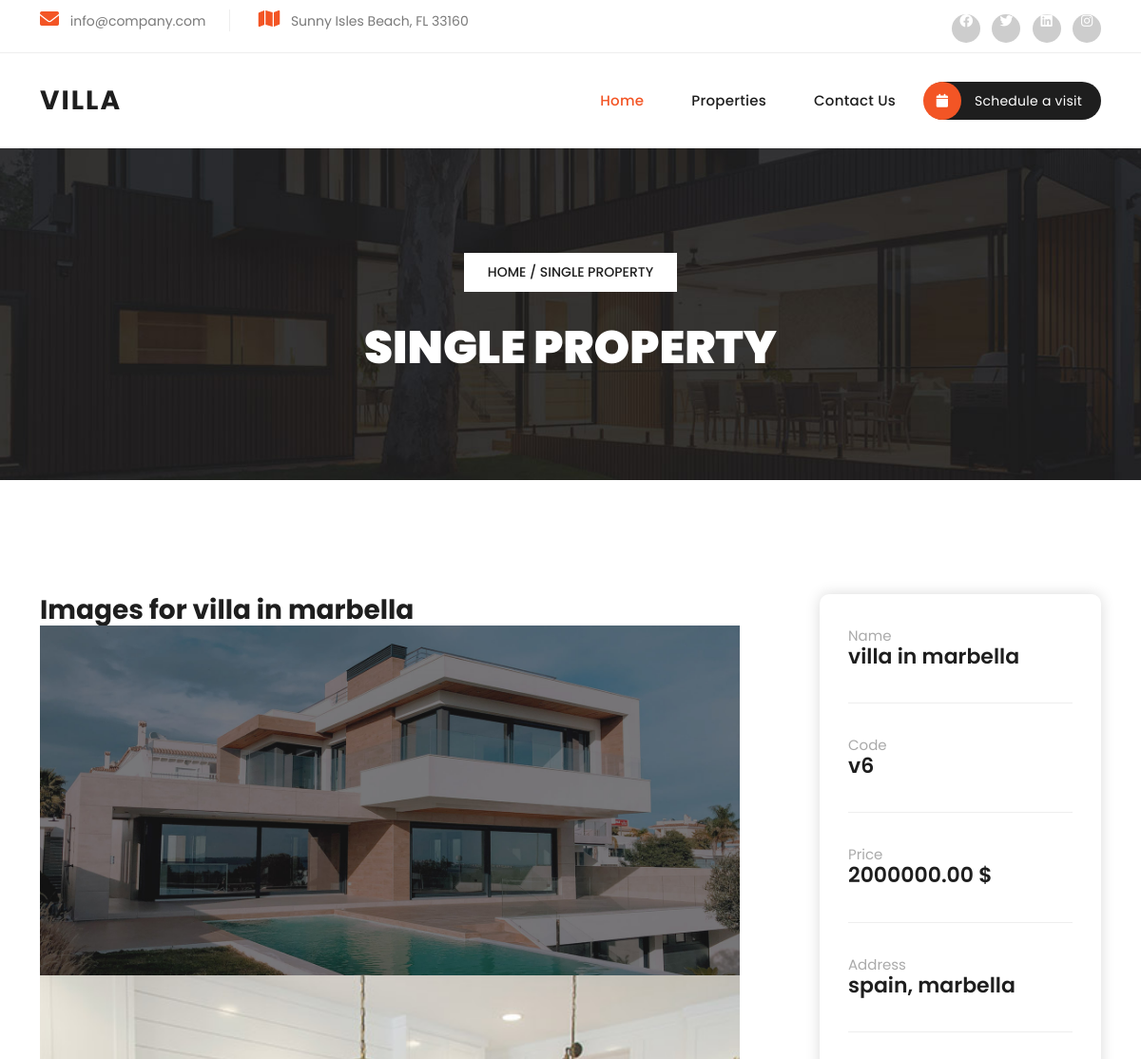
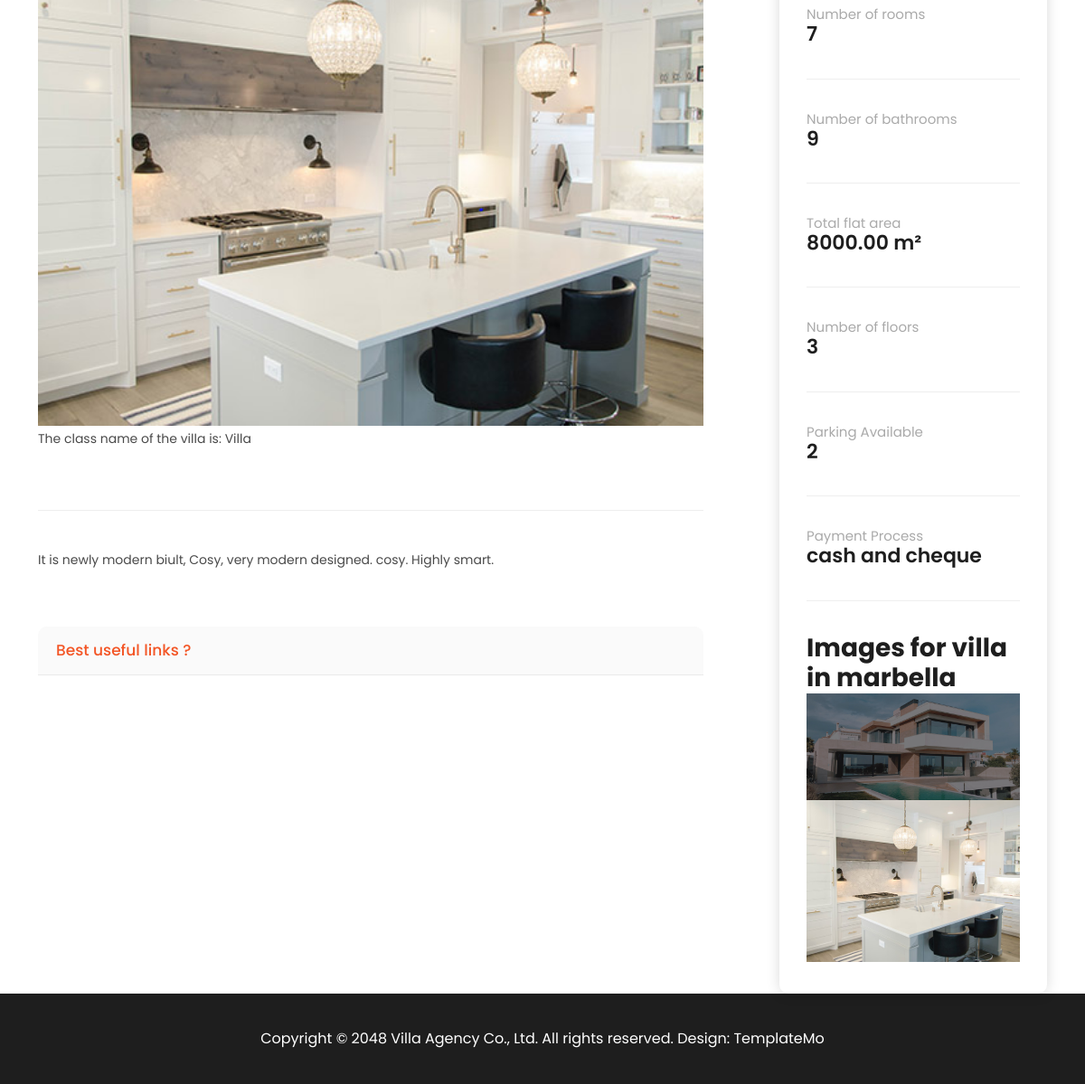
Page /property-details/villa/1/ on the committed database (2 pictures, top to bottom).
### property/models.py (models this page shows, shortened)
class Villa(models.Model):
    name = models.CharField(max_length=200)
    code = models.CharField(max_length=100, unique=True, null=True)  # Make it nullable temporarily
    price = models.DecimalField(max_digits=10, decimal_places=2)
    location = models.CharField(max_length=200)
    bedrooms = models.IntegerField()
    bathrooms = models.IntegerField()
    area = models.DecimalField(max_digits=6, decimal_places=2)  # in m2
    floor = models.IntegerField()
    parking = models.IntegerField()
    description = models.CharField(max_length=255, null=True, blank=True)
    payment_process = models.CharField(max_length=255, null=True, blank=True)

class PropertyImage(models.Model):
    villa = models.ForeignKey(Villa, related_name='images', null=True, blank=True, on_delete=models.CASCADE)
    apartment = models.ForeignKey(Apartment, related_name='images', null=True, blank=True, on_delete=models.CASCADE)
    penthouse = models.ForeignKey(Penthouse, related_name='images', null=True, blank=True, on_delete=models.CASCADE)
    image = models.ImageField(upload_to='property_images/')

### property/views.py (the view)
# urls.py: path('property-details/<str:property_type>/<int:property_id>/', views.property_details,name='property_details'),
def property_details(request, property_type, property_id):
    property_type = property_type.lower()
    if property_type == 'villa':
        property_obj = get_object_or_404(Villa, id=property_id)
        images = property_obj.images.all()  # Fetch images for the villa
    elif property_type == 'apartment':
        property_obj = get_object_or_404(Apartment, id=property_id)
        images = property_obj.images.all()  # Fetch images for the apartment
    elif property_type == 'penthouse':
        property_obj = get_object_or_404(Penthouse, id=property_id)
        images = property_obj.images.all()  # Fetch images for the penthouse
    else:
        return render(request, '404.html', {'error': 'Property type not found'})
    class_name = property_obj.__class__.__name__
    return render(request, 'property-details.html', {
        'property': property_obj,
        'class_name': class_name,
        'images': images
    })

### property/templates/property-details.html (shortened to what this page needs)
{% load static %}
<html lang="en">
  <head>
    <link href="{% static 'vendor/bootstrap/css/bootstrap.min.css' %}" rel="stylesheet">
    <link rel="stylesheet" href="{% static 'assets/css/fontawesome.css' %}">
    <link rel="stylesheet" href="{% static 'assets/css/templatemo-villa-agency.css' %}">
    <link rel="stylesheet" href="{% static 'assets/css/owl.css' %}">
    <link rel="stylesheet" href="{% static 'assets/css/animate.css' %}">
    <link rel="stylesheet"href="https://unpkg.com/swiper@7/swiper-bundle.min.css"/>
  </head>
<body>
  <div class="sub-header">
    <div class="container">
      <div class="row">
        <div class="col-lg-8 col-md-8">
          <ul class="info">
            <li><i class="fa fa-envelope"></i> info@company.com</li>
            <li><i class="fa fa-map"></i> Sunny Isles Beach, FL 33160</li>
          </ul>
        </div>
        <div class="col-lg-4 col-md-4">
          <ul class="social-links">
            <li><a href="#"><i class="fab fa-facebook"></i></a></li>
            <li><a href="https://x.com/minthu" target="_blank"><i class="fab fa-twitter"></i></a></li>
            <li><a href="#"><i class="fab fa-linkedin"></i></a></li>
            <li><a href="#"><i class="fab fa-instagram"></i></a></li>
          </ul>
        </div>
      </div>
    </div>
  </div>
  <header class="header-area header-sticky">
    <div class="container">
        <div class="row">
            <div class="col-12">
                <nav class="main-nav">
                    <a href="index.html" class="logo">
                        <h1>Villa</h1>
                    </a>
                    <ul class="nav">
                      <li><a href="{% url 'index' %}" class="active">Home</a></li>
                      <li><a href="{% url 'properties' %}">Properties</a></li>
                      <li><a href="{% url 'contact' %}">Contact Us</a></li>
                      <li><a href="{% url 'schedule_visit' %}"><i class="fa fa-calendar"></i> Schedule a visit</a></li>
                    </ul>
                </nav>
            </div>
        </div>
    </div>
  </header>
  <div class="page-heading header-text">
    <div class="container">
      <div class="row">
        <div class="col-lg-12">
          <span class="breadcrumb"><a href="{% url 'index' %}">Home</a>  /  Single Property</span>
          <h3>Single Property</h3>
        </div>
      </div>
    </div>
  </div>
<div class="single-property section">
  <div class="container">
    <div class="row">
      <div class="col-lg-8">
       <div class="main-image">
            <h3>Images for {{ property.name }}</h3>
            {% for image in images %}
                <img src="{{ image.image.url }}" alt="Image of {{ property.name }}" class="img-fluid">
            {% empty %}
                <p>No images available.</p>
            {% endfor %}
       </div>
        <div class="main-content">
          <p>The class name of the villa is: {{ class_name }}</p>
          <h4>{{ property.address }}</h4>
          <p>{{ property.description }}</p>
        </div>
        <div class="accordion" id="accordionExample">
          <div class="accordion-item">
            <h2 class="accordion-header" id="headingOne">
              <button class="accordion-button" type="button" data-bs-toggle="collapse" data-bs-target="#collapseOne" aria-expanded="true" aria-controls="collapseOne">
                Best useful links ?
              </button>
            </h2>
          </div>
        </div>
      </div>
      <div class="col-lg-4">
        <div class="info-table">
          <ul>
            <li><h4><span>Name</span><br>{{ property.name}}</h4></li>
            <li><h4><span>Code</span><br>{{ property.code}}</h4></li>
            <li><h4><span>Price</span><br>{{ property.price}} $</h4></li>
            <li><h4><span>Address</span><br>{{ property.location}}</h4></li>
            <li><h4><span>Number of rooms</span><br>{{ property.bedrooms }}</h4></li>
            <li><h4><span>Number of bathrooms</span><br>{{ property.bathrooms }}</h4></li>
            <li><h4><span>Total flat area</span><br>{{ property.area}} m²</h4></li>
            <li><h4><span>Number of floors</span><br>{{ property.floor}}</h4></li>
            <li><h4><span>Parking Available</span><br>{{ property.parking}}</h4></li>
            <li><h4><span>Payment Process</span><br>{{ property.payment_process }}</h4></li>
            <h3>Images for {{ property.name }}</h3>
                {% for image in images %}
                    <img src="{{ image.image.url }}" alt="Property Image" class="img-fluid">
                {% empty %}
                    <p>No images available.</p>
                {% endfor %}
          </ul>
        </div>
      </div>
    </div>
  </div>
</div>
  <footer class="footer-no-gap">
    <div class="container">
      <div class="col-lg-12">
        <p>Copyright © 2048 Villa Agency Co., Ltd. All rights reserved.
        Design: <a rel="nofollow" href="https://templatemo.com" target="_blank">TemplateMo</a></p>
      </div>
    </div>
  </footer>
  </body>
</html>

### rows in the picture
Villa: name "villa in marbella", description "It is newly modern biult, Cosy, very modern designed. cosy. Highly smart.", code "v6", price "2000000.00", location "spain, marbella", bedrooms "7", bathrooms "9", area "8000.00", floor "3", parking "2", payment_process "cash and cheque"
PropertyImage: image (picture)
PropertyImage: image (picture)

### other values in the picture
{{ class_name }} "Villa"
